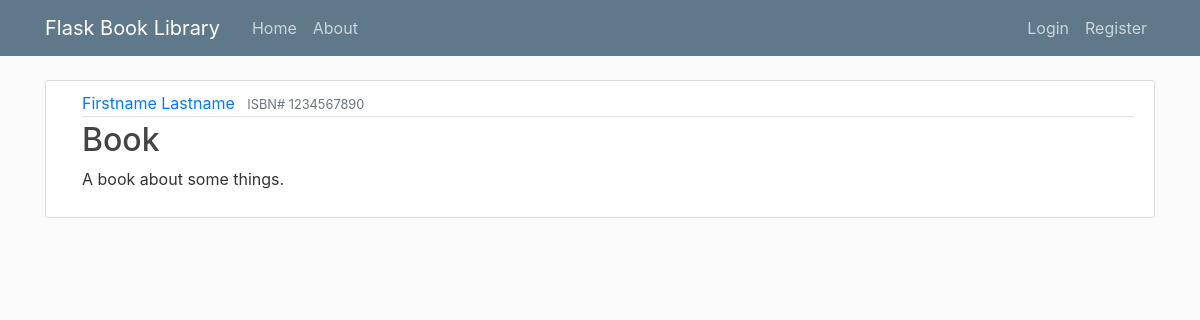
Before: /book/1 with the older database file.
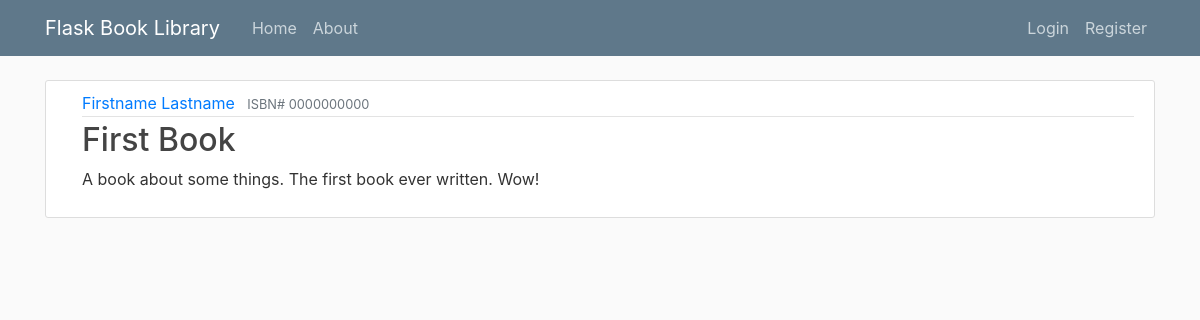
After: the same page with the newer database file.
### flaskBooks/models.py (models this page shows, shortened)
class Book(db.Model):
    id = db.Column(db.Integer, primary_key=True)
    author = db.Column(db.String(50), nullable=False)
    title = db.Column(db.String(100), nullable=False)
    description = db.Column(db.Text, nullable=False)
    isbn = db.Column(db.String(), nullable=False)
    imgurl = db.Column(db.String(), nullable=False, default='http://i.imgur.com/sJ3CT4V.gif')
    user_id = db.Column(db.Integer, db.ForeignKey('user.id'), nullable=False)

### flaskBooks/routes.py (the view)
@app.route("/book/<int:book_id>")
def book(book_id):
    book = Book.query.get_or_404(book_id)
    return render_template('book.html', title=book.title, book=book)

### flaskBooks/templates/book.html (shortened to what this page needs)
{% extends "layout.html" %}
{% block content %}
	    <article class="media content-section">
		  <div class="media-body">
		    <div class="article-metadata">
		      <a class="mr-2" href="#">{{ book.author }}</a>
		      <small class="text-muted">ISBN# {{ book.isbn }}</small>
		    </div>
		    <h2 class="article-title" href="#">{{ book.title }}</h2>
		    <p class="article-content">{{ book.description }}</p>
		  </div>
		</article>
{% endblock content %}

### flaskBooks/templates/layout.html (shortened to what this page needs)
<!DOCTYPE html>
<html>
<head>
    <link rel="stylesheet" href="https://stackpath.bootstrapcdn.com/bootstrap/4.3.1/css/bootstrap.min.css">
    <link rel="stylesheet" type="text/css" href="{{ url_for('static', filename='main.css') }}">
</head>
<body>
	<header class="site-header">
	  <nav class="navbar navbar-expand-md navbar-dark bg-steel fixed-top">
	    <div class="container">
	      <a class="navbar-brand mr-4" href="/">Flask Book Library</a>
	      <div class="collapse navbar-collapse" id="navbarToggle">
	        <div class="navbar-nav mr-auto">
	          <a class="nav-item nav-link" href="{{ url_for('home') }}">Home</a>
	          <a class="nav-item nav-link" href="{{ url_for('about') }}">About</a>
	        </div>
	        <div class="navbar-nav">
	        	{% if current_user.is_authenticated %}
	        		<a class="nav-item nav-link" href="{{ url_for('new_book') }}">Add Book</a>
	        		<a class="nav-item nav-link" href="{{ url_for('account') }}">Account</a>
	        		<a class="nav-item nav-link" href="{{ url_for('logout') }}">Logout</a>
	        	{% else %}
		            <a class="nav-item nav-link" href="{{ url_for('login') }}">Login</a>
		            <a class="nav-item nav-link" href="{{ url_for('register') }}">Register</a>
		        {% endif %}
	        </div>
	      </div>
	    </div>
	  </nav>
	</header>
	<div class="container">
	    {% block content %} {% endblock %}
	</div>
</body>
</html>

### flaskBooks/static/main.css (style rules this page uses)
body { background: #fafafa; color: #333333; margin-top: 5rem; }
h1, h2, h3, h4, h5, h6 { color: #444444; }
.bg-steel { background-color: #5f788a; }
.site-header .navbar-nav .nav-link { color: #cbd5db; }
.content-section { background: #ffffff; padding: 10px 20px; border: 1px solid #dddddd; border-radius: 3px; margin-bottom: 20px; }
.article-title { color: #444444; }
.article-content { white-space: pre-line; }
.article-metadata { padding-bottom: 1px; margin-bottom: 4px; border-bottom: 1px solid #e3e3e3 }

Changed rows visible on the page:
changed Book "Firstname Lastname": isbn "1234567890" → "0000000000"; title "Book" → "First Book"; description "A book about some things." → "A book about some things. The first book ever written. Wow!"
